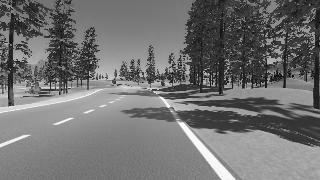
#> input picture data/train/train_map1/00000005.png, 320 x 180 px
$ python -i process_image.py   (imports and definitions only)
#> lines starting #> are read from the running program, lines starting #| are printed output that depends on the picture
#> further down, picture is the input picture: shape (180, 320, 3); min 1, max 253, mean 113.7
import cv2
import numpy as np


# [37 lines left out: functions make_points, average_slope_intercept, not called in this run]


def CannyEdge(image):
  gray = cv2.cvtColor(image, cv2.COLOR_RGB2GRAY)
  blur = cv2.GaussianBlur(gray, (5,5), 0)
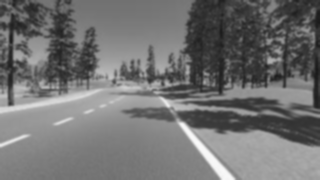
#> blur: shape (180, 320); min 26, max 250, mean 113.6
  cannyImage = cv2.Canny(blur, 50, 150)
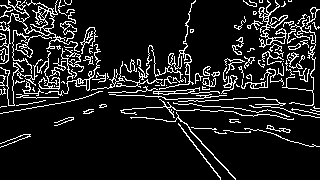
#> cannyImage: shape (180, 320); 11.9% white in thin lines or dots
  return cannyImage

# [15 lines left out: functions region_of_interest, display_lines, not called in this run]

>>> import cv2
>>> picture = cv2.cvtColor(cv2.imread('data/train/train_map1/00000005.png'), cv2.COLOR_BGR2RGB)
>>> result = CannyEdge(picture)
